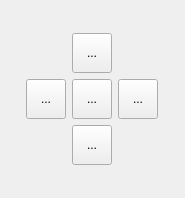
<?xml version="1.0" encoding="UTF-8"?>
<ui version="4.0">
 <class>Form</class>
 <widget class="QWidget" name="Form">
  <property name="geometry">
   <rect>
    <x>0</x>
    <y>0</y>
    <width>185</width>
    <height>198</height>
   </rect>
  </property>
  <property name="windowTitle">
   <string>Form</string>
  </property>
  <layout class="QGridLayout" name="gridLayout">
   <item row="0" column="0">
    <layout class="QGridLayout" name="gridLayout_2">
     <item row="1" column="0">
      <widget class="QToolButton" name="toolButton_3">
       <property name="minimumSize">
        <size>
         <width>40</width>
         <height>40</height>
        </size>
       </property>
       <property name="text">
        <string>...</string>
       </property>
      </widget>
     </item>
     <item row="1" column="2">
      <widget class="QToolButton" name="toolButton_2">
       <property name="minimumSize">
        <size>
         <width>40</width>
         <height>40</height>
        </size>
       </property>
       <property name="text">
        <string>...</string>
       </property>
      </widget>
     </item>
     <item row="1" column="1">
      <widget class="QToolButton" name="toolButton">
       <property name="minimumSize">
        <size>
         <width>40</width>
         <height>40</height>
        </size>
       </property>
       <property name="text">
        <string>...</string>
       </property>
      </widget>
     </item>
     <item row="0" column="1">
      <widget class="QToolButton" name="toolButton_4">
       <property name="minimumSize">
        <size>
         <width>40</width>
         <height>40</height>
        </size>
       </property>
       <property name="text">
        <string>...</string>
       </property>
      </widget>
     </item>
     <item row="2" column="1">
      <widget class="QToolButton" name="toolButton_5">
       <property name="minimumSize">
        <size>
         <width>40</width>
         <height>40</height>
        </size>
       </property>
       <property name="text">
        <string>...</string>
       </property>
      </widget>
     </item>
    </layout>
   </item>
  </layout>
 </widget>
 <resources/>
 <connections/>
</ui>
